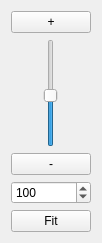
<?xml version="1.0" encoding="UTF-8"?>
<ui version="4.0">
 <class>ZoomWidget</class>
 <widget class="QWidget" name="ZoomWidget">
  <property name="geometry">
   <rect>
    <x>0</x>
    <y>0</y>
    <width>98</width>
    <height>243</height>
   </rect>
  </property>
  <property name="windowTitle">
   <string>Form</string>
  </property>
  <layout class="QVBoxLayout" name="verticalLayout">
   <item>
    <widget class="QPushButton" name="zoomInButton">
     <property name="text">
      <string>+</string>
     </property>
     <property name="autoRepeat">
      <bool>true</bool>
     </property>
     <property name="flat">
      <bool>false</bool>
     </property>
    </widget>
   </item>
   <item>
    <widget class="QSlider" name="zoomSlider">
     <property name="sizePolicy">
      <sizepolicy hsizetype="Minimum" vsizetype="Preferred">
       <horstretch>0</horstretch>
       <verstretch>0</verstretch>
      </sizepolicy>
     </property>
     <property name="layoutDirection">
      <enum>Qt::LeftToRight</enum>
     </property>
     <property name="minimum">
      <number>10</number>
     </property>
     <property name="maximum">
      <number>200</number>
     </property>
     <property name="value">
      <number>100</number>
     </property>
     <property name="orientation">
      <enum>Qt::Vertical</enum>
     </property>
    </widget>
   </item>
   <item>
    <widget class="QPushButton" name="zoomOutButton">
     <property name="text">
      <string>-</string>
     </property>
     <property name="autoRepeat">
      <bool>true</bool>
     </property>
    </widget>
   </item>
   <item>
    <widget class="QSpinBox" name="zoomSpinBox">
     <property name="readOnly">
      <bool>false</bool>
     </property>
     <property name="accelerated">
      <bool>true</bool>
     </property>
     <property name="minimum">
      <number>0</number>
     </property>
     <property name="maximum">
      <number>1000</number>
     </property>
     <property name="value">
      <number>100</number>
     </property>
    </widget>
   </item>
   <item>
    <widget class="QPushButton" name="fitButton">
     <property name="text">
      <string>Fit</string>
     </property>
    </widget>
   </item>
  </layout>
 </widget>
 <resources/>
 <connections/>
</ui>
